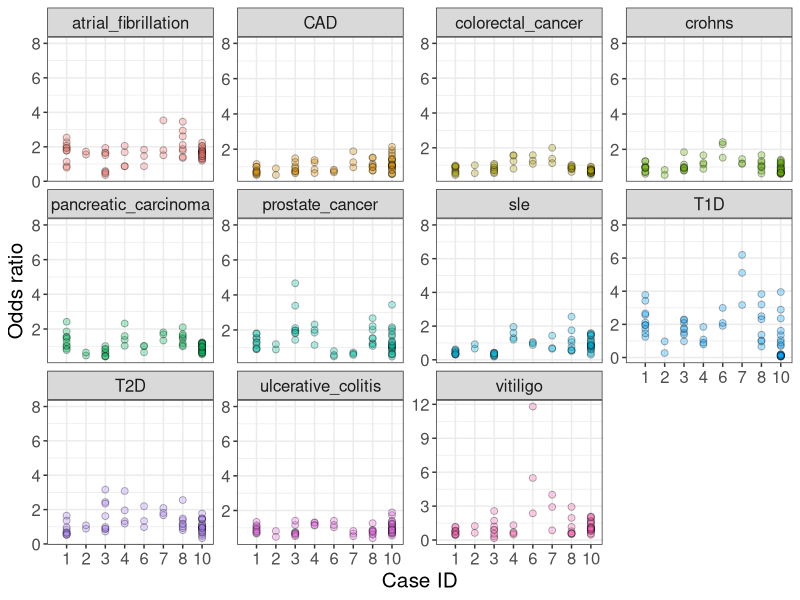
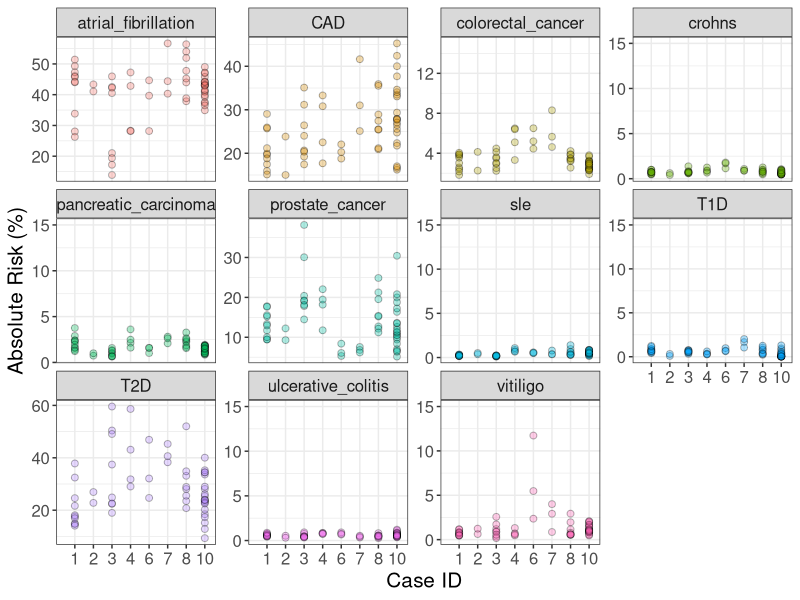

Write the R code that produced these figures, in order.
library(ggplot2)
#Read data into a table
oddsratios<-read.table("./data/retro.or.lifetimerisk.txt", header=T)

#Choose file to save figure
png("./figures/suppfig4a.png", width=1000, height=500)

#Generate plots for each phenotype with data for each family
ggplot(oddsratios,aes(x=as.factor(caseid),y=oddsratio,fill=phenotype),show.legend=FALSE) + geom_point(data=oddsratios,aes(x=as.factor(caseid),y=as.numeric(oddsratio)),shape = 21,size=2, color="black",alpha=.31,show.legend=FALSE) + facet_wrap(~ phenotype, ncol=4, scales = "free_y")+theme(panel.border = element_rect(colour = "black", fill=NA, size=0.1),strip.background = element_blank()) + theme_bw()+ylab("Odds ratio") + xlab("Case ID")+geom_blank(data=oddsratios, aes(x=0, y=8))+theme(text = element_text(size=15))
dev.off()


#Choose file to save figure
png("./figures/suppfig4b.png", width=1000, height=500)

#Generate plots for each phenotype with data for each family
ggplot(oddsratios,aes(x=as.factor(caseid),y=lifetimerisk*100,fill=phenotype),show.legend=FALSE) + geom_point(data=oddsratios,aes(x=as.factor(caseid),y=as.numeric(lifetimerisk*100)),shape = 21,size=2, color="black",alpha=.31,show.legend=FALSE) + facet_wrap(~ phenotype, ncol=4, scales = "free_y")+theme(panel.border = element_rect(colour = "black", fill=NA, size=0.1),strip.background = element_blank()) + theme_bw()+ylab("Absolute Risk (%)") + xlab("Case ID")+geom_blank(data=oddsratios, aes(x=0, y=15))+theme(text = element_text(size=15))
dev.off()